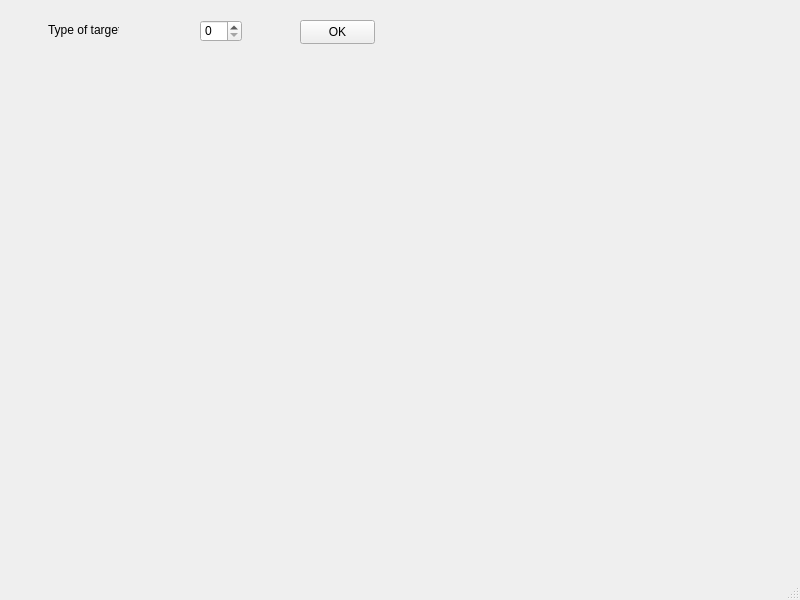
<?xml version="1.0" encoding="UTF-8"?>
<ui version="4.0">
 <class>MainWindow</class>
 <widget class="QMainWindow" name="MainWindow">
  <property name="geometry">
   <rect>
    <x>0</x>
    <y>0</y>
    <width>800</width>
    <height>600</height>
   </rect>
  </property>
  <property name="windowTitle">
   <string>MainWindow</string>
  </property>
  <widget class="QWidget" name="centralwidget">
   <widget class="QWidget" name="verticalLayoutWidget">
    <property name="geometry">
     <rect>
      <x>30</x>
      <y>50</y>
      <width>671</width>
      <height>431</height>
     </rect>
    </property>
    <layout class="QVBoxLayout" name="verticalLayout"/>
   </widget>
   <widget class="QLabel" name="label">
    <property name="geometry">
     <rect>
      <x>48</x>
      <y>20</y>
      <width>71</width>
      <height>20</height>
     </rect>
    </property>
    <property name="text">
     <string>Type of target</string>
    </property>
   </widget>
   <widget class="QPushButton" name="ok_pushbutton">
    <property name="geometry">
     <rect>
      <x>300</x>
      <y>20</y>
      <width>75</width>
      <height>24</height>
     </rect>
    </property>
    <property name="text">
     <string>OK</string>
    </property>
   </widget>
   <widget class="QSpinBox" name="numtgt_spinBox">
    <property name="geometry">
     <rect>
      <x>200</x>
      <y>20</y>
      <width>42</width>
      <height>22</height>
     </rect>
    </property>
   </widget>
  </widget>
  <widget class="QMenuBar" name="menubar">
   <property name="geometry">
    <rect>
     <x>0</x>
     <y>0</y>
     <width>800</width>
     <height>22</height>
    </rect>
   </property>
  </widget>
  <widget class="QStatusBar" name="statusbar"/>
 </widget>
 <resources/>
 <connections/>
</ui>
